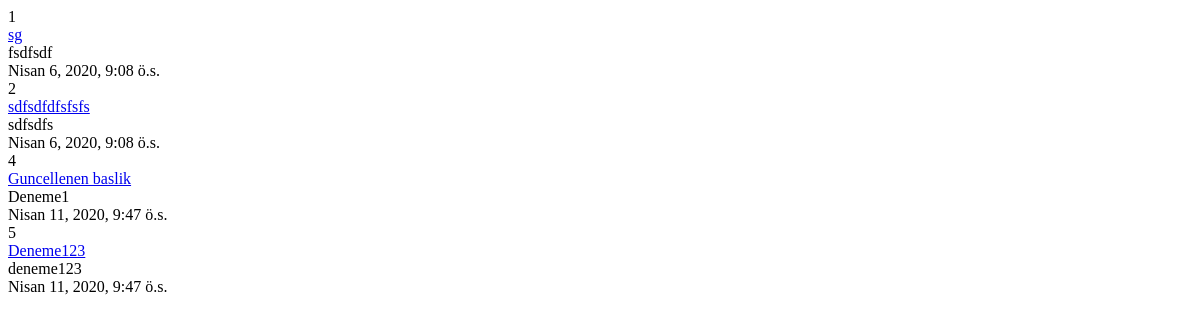
Page /post/index on the earlier database version.
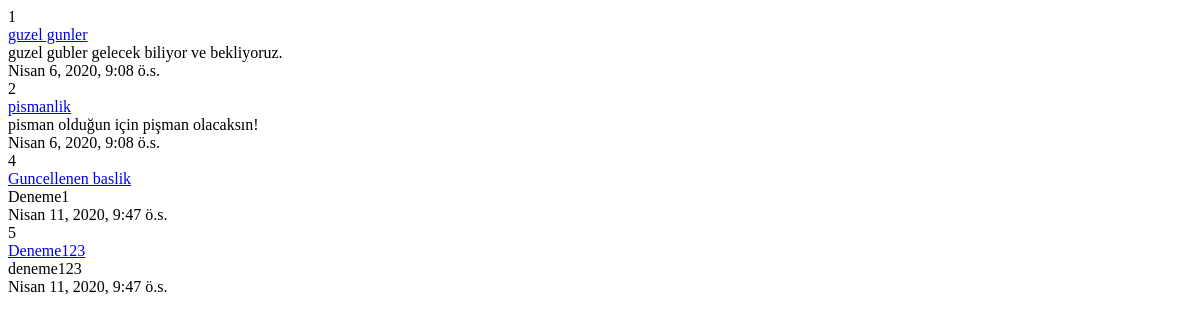
Same page on the later database version.
### post/models.py (models this page shows, shortened)
class Post(models.Model):
    title = models.CharField(max_length=120, verbose_name="Başlık")      # Max_lengt belirtilmek zorundaymış.
    text = models.TextField(verbose_name="Metin")
    published_date = models.DateTimeField(verbose_name="Yayınlanma Tarihi", auto_now_add=True)     #verbose_name="Yayınlanma Tarihi"
    def get_absolute_url(self):
        return reverse('post:detail', kwargs={'id': self.id})

### post/views.py (the view)
# urls.py: path('index', post_index, name = "index"),
def post_index(request):
    posts = Post.objects.all()
    return render(request, 'post/index.html', {'posts': posts})

### templates/post/index.html
{% extends 'base.html' %}
{% block body %}
    {% for post in posts  %}
        {{ post.id }}<br>
        <a href="{{ post.get_absolute_url }}"> {{ post.title }} </a><br>
        {{ post.text }}<br>
        {{ post.published_date }}<br>
    {% endfor %}
{% endblock %}

Differences in the rows shown:
changed Post id 1: title "sg" → "guzel gunler"; text "fsdfsdf" → "guzel gubler gelecek biliyor ve bekliyoruz."
changed Post id 2: title "sdfsdfdfsfsfs" → "pismanlik"; text "sdfsdfs" → "pisman olduğun için pişman olacaksın!"
